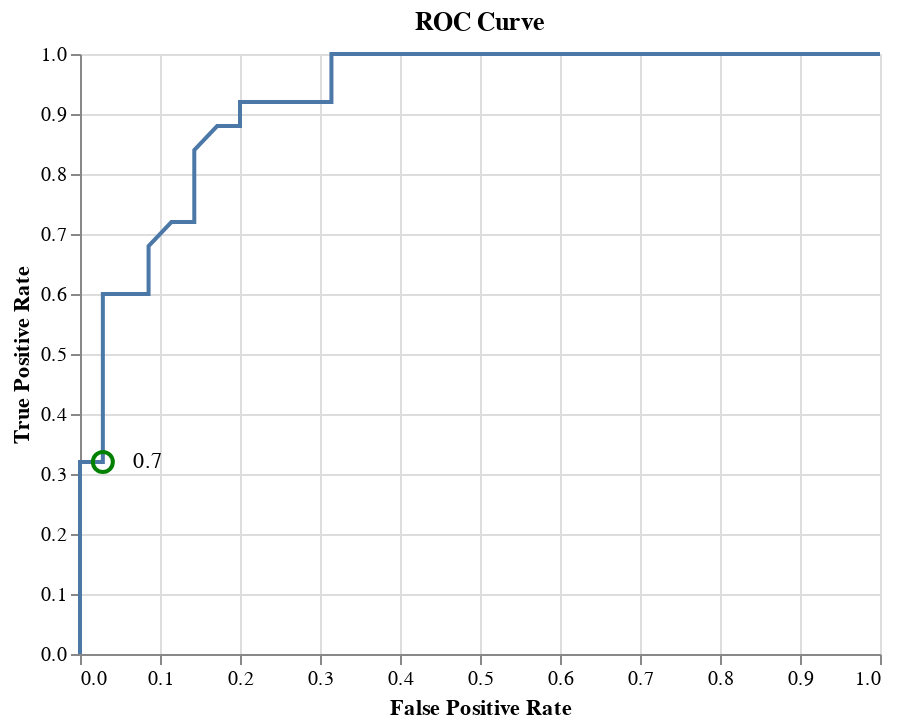

The notebook cell this image was saved under:
### Markdown cell above
#### ROC Curve

### Code cell
false_positive_rate, true_positive_rate, thresholds = roc_curve(y_test, rand_search_rf.predict_proba(X_test)[:, 1])

roc_df = pd.DataFrame()
roc_df['fpr'] = false_positive_rate
roc_df['tpr'] = true_positive_rate
roc_df['thresholds'] = thresholds

pt_roc_index = (roc_df['thresholds'] - best_thres).abs().argmin()

roc_curves = alt.Chart(roc_df, title = "ROC Curve").mark_line().encode(
        alt.X('fpr', title="False Positive Rate"),
        alt.Y('tpr', title="True Positive Rate"))

roc_max_f1_point = alt.Chart(pd.DataFrame(roc_df.iloc[pt_roc_index]).T, 
                         ).mark_point(
    color="green", size=100, opacity=1).encode(
    x="fpr",
    y="tpr"
)

roc_text = roc_max_f1_point.mark_text(
    align='left',
    baseline='middle',
    dx=15).encode(text= alt.Text("thresholds:Q", format = ".1f"))

roc_curve_plot = roc_curves + roc_max_f1_point + roc_text
roc_curve_plot

### Figure 1 — Vega-Lite specification as saved in the notebook (floating-point values rounded to 4 significant figures)
{"$schema": "https://vega.github.io/schema/vega-lite/v4.8.1.json", "config": {"view": {"continuousHeight": 300, "continuousWidth": 400}}, "datasets": {"data-03bd4689fc05ad8bd1a4da79de7a5bc0": [{"fpr": 0, "thresholds": 1.837, "tpr": 0}, {"fpr": 0, "thresholds": 0.8375, "tpr": 0.04}, {"fpr": 0, "thresholds": 0.7, "tpr": 0.32}, {"fpr": 0.02857, "thresholds": 0.6925, "tpr": 0.32}, {"fpr": 0.02857, "thresholds": 0.58, "tpr": 0.6}, {"fpr": 0.08571, "thresholds": 0.535, "tpr": 0.6}, {"fpr": 0.08571, "thresholds": 0.5075, "tpr": 0.68}, {"fpr": 0.1143, "thresholds": 0.46, "tpr": 0.72}, {"fpr": 0.1429, "thresholds": 0.435, "tpr": 0.72}, {"fpr": 0.1429, "thresholds": 0.375, "tpr": 0.84}, {"fpr": 0.1714, "thresholds": 0.3675, "tpr": 0.88}, {"fpr": 0.2, "thresholds": 0.3625, "tpr": 0.88}, {"fpr": 0.2, "thresholds": 0.325, "tpr": 0.92}, {"fpr": 0.3143, "thresholds": 0.1525, "tpr": 0.92}, {"fpr": 0.3143, "thresholds": 0.115, "tpr": 1}, {"fpr": 0.3429, "thresholds": 0.1125, "tpr": 1}, {"fpr": 0.4, "thresholds": 0.1075, "tpr": 1}, {"fpr": 0.6571, "thresholds": 0.0475, "tpr": 1}, {"fpr": 0.7143, "thresholds": 0.045, "tpr": 1}, {"fpr": 0.7429, "thresholds": 0.0425, "tpr": 1}, {"fpr": 0.8, "thresholds": 0.0325, "tpr": 1}, {"fpr": 0.8286, "thresholds": 0.0275, "tpr": 1}, {"fpr": 0.9143, "thresholds": 0.025, "tpr": 1}, {"fpr": 1, "thresholds": 0.0175, "tpr": 1}], "data-9f7c1927be9595904734c34cd325b796": [{"fpr": 0.02857, "thresholds": 0.6925, "tpr": 0.32}]}, "layer": [{"data": {"name": "data-03bd4689fc05ad8bd1a4da79de7a5bc0"}, "encoding": {"x": {"field": "fpr", "title": "False Positive Rate", "type": "quantitative"}, "y": {"field": "tpr", "title": "True Positive Rate", "type": "quantitative"}}, "mark": "line", "title": "ROC Curve"}, {"data": {"name": "data-9f7c1927be9595904734c34cd325b796"}, "encoding": {"x": {"field": "fpr", "type": "quantitative"}, "y": {"field": "tpr", "type": "quantitative"}}, "mark": {"color": "green", "opacity": 1, "size": 100, "type": "point"}}, {"data": {"name": "data-9f7c1927be9595904734c34cd325b796"}, "encoding": {"text": {"field": "thresholds", "format": ".1f", "type": "quantitative"}, "x": {"field": "fpr", "type": "quantitative"}, "y": {"field": "tpr", "type": "quantitative"}}, "mark": {"align": "left", "baseline": "middle", "dx": 15, "type": "text"}}]}
